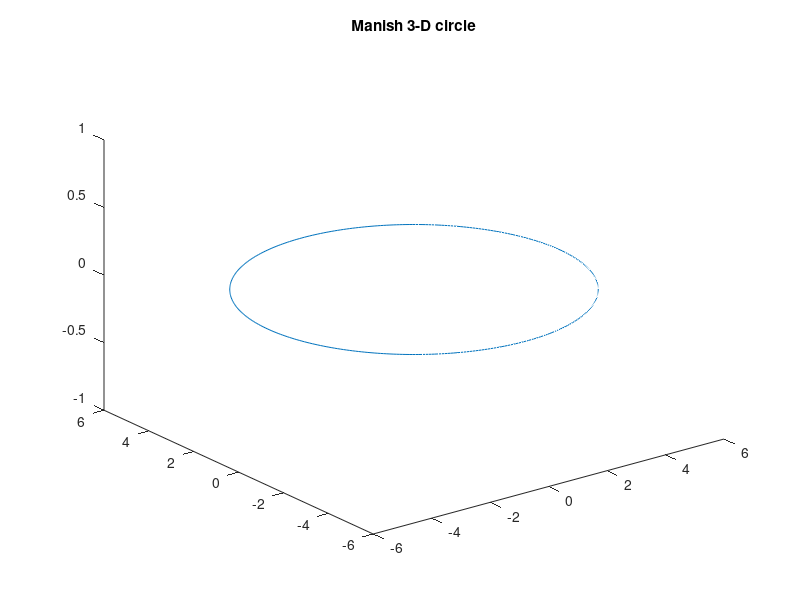

Write MATLAB code to recreate this figure.


% Question 7
% plot a circle in 3D

x=0;
y=0;
z=0;
r=input("enter radius :")

theta=0:pi/180:2*pi;
xunit=r*cos(theta);
yunit=r*sin(theta);
zunit=zeros(size(theta));


% for ploting a circle we use plot command
plot3(xunit,yunit,zunit);
title('Manish 3-D circle');

